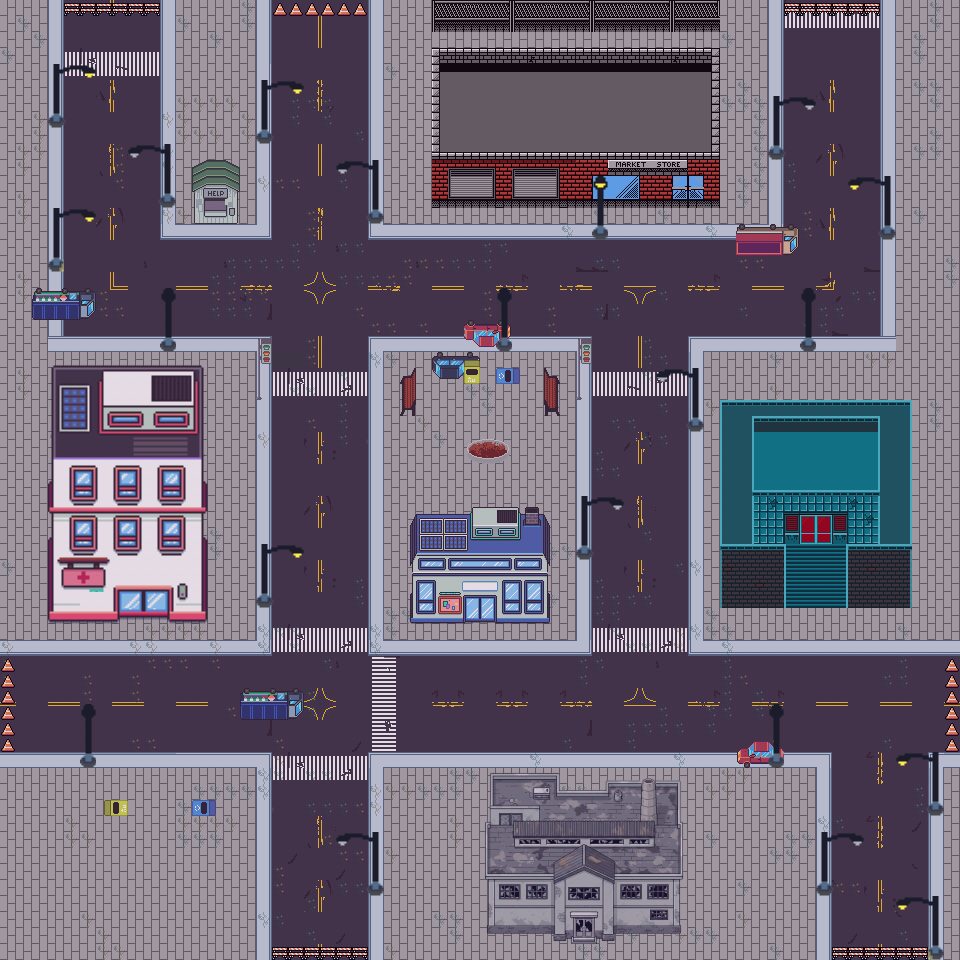

Below is a game level as drawn by its tile map, then a one-line description and the .tmx that defines it (tile-layer data replaced by summaries):
An orthogonal 60x60 tile map with 16x16 px tiles, 10 tile layers (Ruas, Sujeira, carros, objetos, ...), 13 tilesets and 63 objects (vida, municao).

<map version="1.10" tiledversion="1.11.2" orientation="orthogonal" renderorder="right-down" width="60" height="60" tilewidth="16" tileheight="16" infinite="0" nextlayerid="21" nextobjectid="151">
 <editorsettings>
  <export target="cidade.json" format="json" />
 </editorsettings>
 <tileset firstgid="1" name="City Prop Tileset update 2" tilewidth="16" tileheight="16" tilecount="768" columns="32">
  <image source="../tiles/cidade/City Prop Tileset update 2.png" width="512" height="384" />
 </tileset>
 <tileset firstgid="769" name="CP_V1.0.4" tilewidth="16" tileheight="16" tilecount="4096" columns="64">
  <image source="../tiles/cidade/CP_V1.0.4.png" width="1024" height="1024" />
 </tileset>
 <tileset firstgid="4865" name="NES_MStreet_Tile_Set_MockUp" tilewidth="16" tileheight="16" tilecount="574" columns="41">
  <image source="../tiles/cidade/NES_MStreet_Tile_Set_MockUp.png" width="656" height="224" />
 </tileset>
 <tileset firstgid="5439" name="CP_V1.0.4 2x" tilewidth="16" tileheight="16" tilecount="16384" columns="128">
  <image source="../tiles/cidade/CP_V1.0.4 2x.png" width="2048" height="2048" />
 </tileset>
 <tileset firstgid="21823" name="SL001 2x" tilewidth="16" tileheight="16" tilecount="2580" columns="30">
  <image source="../tiles/cidade/SL001 2x.png" width="480" height="1376" />
 </tileset>
 <tileset firstgid="24403" name="neo_zero_tiles_and_buildings_01" tilewidth="16" tileheight="16" tilecount="400" columns="20">
  <image source="../tiles/laboratorio/neo_zero_tiles_and_buildings_01.png" width="320" height="320" />
 </tileset>
 <tileset firstgid="24803" name="fabrica_ext" tilewidth="16" tileheight="16" tilecount="256" columns="16">
  <image source="../tiles/fabrica/fabrica_ext.png" width="256" height="256" />
 </tileset>
 <tileset firstgid="25059" name="fabrica_ext2" tilewidth="16" tileheight="16" tilecount="256" columns="16">
  <image source="../tiles/fabrica/fabrica_ext2.png" width="256" height="256" />
 </tileset>
 <tileset firstgid="25315" name="hospital_ext" tilewidth="16" tileheight="16" tilecount="256" columns="16">
  <image source="../tiles/hospital/hospital_ext.png" width="256" height="256" />
 </tileset>
 <tileset firstgid="25571" name="hospital_ext2" tilewidth="16" tileheight="16" tilecount="176" columns="16">
  <image source="../tiles/hospital/hospital_ext2.png" width="256" height="186" />
 </tileset>
 <tileset firstgid="25747" name="islandbuildings" tilewidth="16" tileheight="16" tilecount="1450" columns="50">
  <image source="../assets/tiles/cidade/islandbuildings.png" trans="c8c8c8" width="800" height="464" />
 </tileset>
 <tileset firstgid="27197" name="islandbuildings 2x" tilewidth="16" tileheight="16" tilecount="5800" columns="100">
  <image source="../assets/tiles/cidade/islandbuildings 2x.png" trans="c8c8c8" width="1600" height="928" />
 </tileset>
 <tileset firstgid="32997" name="fabrica_alt" tilewidth="16" tileheight="16" tilecount="225" columns="15">
  <image source="../assets/tiles/cidade/fabrica_alt.png" trans="c8c8c8" width="240" height="240" />
 </tileset>
 <layer id="2" name="Ruas" width="60" height="60">
  <data>[3600 cells, 3600 non-empty, 78 distinct tile ids]</data>
 </layer>
 <layer id="7" name="Sujeira" width="60" height="60" opacity="0.35">
  <data>[3600 cells, 451 non-empty, 3 distinct tile ids]</data>
 </layer>
 <layer id="9" name="carros" width="60" height="60">
  <data>[3600 cells, 42 non-empty, 28 distinct tile ids]</data>
 </layer>
 <layer id="4" name="objetos" width="60" height="60">
  <data>[3600 cells, 83 non-empty, 21 distinct tile ids]</data>
 </layer>
 <layer id="5" name="Predios" width="60" height="60">
  <data>[3600 cells, 464 non-empty, 194 distinct tile ids]</data>
 </layer>
 <layer id="15" name="sombra 2" width="60" height="60" opacity="0.3">
  <data>[3600 cells, 32 non-empty, 1 distinct tile ids]</data>
 </layer>
 <layer id="14" name="sombra" width="60" height="60" opacity="0.72">
  <data>[3600 cells, 61 non-empty, 4 distinct tile ids]</data>
 </layer>
 <layer id="13" name="predios 2" width="60" height="60">
  <data>[3600 cells, 377 non-empty, 312 distinct tile ids]</data>
 </layer>
 <layer id="20" name="sombra" width="60" height="60" opacity="0.17">
  <data>[3600 cells, 3600 non-empty, 1 distinct tile ids]</data>
 </layer>
 <layer id="3" name="sinalizacao" width="60" height="60">
  <data>[3600 cells, 204 non-empty, 43 distinct tile ids]</data>
 </layer>
 <objectgroup id="6" name="solidos" visible="0">
  <object id="1" x="432.084" y="49.0837" width="286.833" height="123.583" />
  <object id="9" x="573.955" y="390.03" width="8.75758" height="9.9394" />
  <object id="10" x="369.121" y="208.572" width="12.7576" height="13.4394" />
  <object id="13" x="160.371" y="193.155" width="14.7576" height="13.4394" />
  <object id="14" x="48.7462" y="256.655" width="13.2576" height="14.4394" />
  <object id="15" x="46.6212" y="111.78" width="15.2576" height="16.4394" />
  <object id="16" x="254.621" y="127.905" width="15.2576" height="15.9394" />
  <object id="17" x="690.496" y="416.28" width="11.7576" height="13.4394" />
  <object id="18" x="801.03" y="336.939" width="16.2576" height="14.9394" />
  <object id="19" x="881.246" y="224.405" width="14.7576" height="15.4394" />
  <object id="20" x="767.667" y="145.03" width="14.2576" height="14.9394" />
  <object id="22" x="401" y="369.333" width="14.6667" height="44.6667" />
  <object id="23" x="544.667" y="369.667" width="14.6667" height="44.6667" />
  <object id="27" x="192.485" y="160.121" width="46" height="31.9394" />
  <object id="30" x="432.25" y="352.5" width="47.5" height="30.5" />
  <object id="32" x="496.25" y="367.75" width="23.75" height="16.25" />
  <object id="33" x="464.875" y="320.125" width="47.75" height="31" />
  <object id="34" x="736.5" y="224.25" width="62" height="31.25" />
  <object id="35" x="32.6667" y="288.667" width="64" height="31.3333" />
  <object id="36" x="593" y="225.5" width="13.5" height="12" />
  <object id="37" x="577" y="544.5" width="13" height="14.5" />
  <object id="38" x="257" y="592.5" width="13" height="13.5" />
  <object id="40" x="736.288" y="740.613" width="45.7576" height="25.9394" />
  <object id="41" x="817.121" y="880.78" width="11.7576" height="13.4394" />
  <object id="42" x="929.621" y="945.28" width="11.7576" height="13.4394" />
  <object id="43" x="930.121" y="801.78" width="11.7576" height="13.4394" />
  <object id="45" x="370.121" y="880.78" width="11.7576" height="13.4394" />
  <object id="47" x="81.6212" y="753.78" width="11.7576" height="13.4394" />
  <object id="48" x="719.5" y="518.5" width="65" height="62.25" />
  <object id="49" x="719.5" y="403" width="190.705" height="115" />
  <object id="52" x="191.5" y="800" width="23" height="15" />
  <object id="53" x="103.5" y="800" width="23" height="15" />
  <object id="54" x="240.5" y="690.5" width="63" height="30.5" />
  <object id="56" x="410.959" y="514.791" width="138.083" height="78.5833" />
  <object id="60" x="0" y="0" width="9.33333" height="960" />
  <object id="64" x="9.5" y="0.5" width="950.5" height="4.16667" />
  <object id="65" x="952.833" y="-1" width="7.33333" height="960" />
  <object id="66" x="3.5" y="952" width="954.75" height="8.5" />
  <object id="72" x="846" y="518.875" width="64.2727" height="62.25" />
  <object id="138" x="471.667" y="507.333" width="48.3333" height="7.33333" />
  <object id="139" x="524.5" y="507" width="14" height="7.33333" />
  </objectgroup>
 <objectgroup id="18" name="interacao" opacity="0.85">
  <!-- 1 objects omitted --></objectgroup>
 <objectgroup id="11" name="portais" visible="0">
  <!-- 5 objects omitted --></objectgroup>
 <objectgroup id="16" name="vida" visible="0">
  <!-- 1 objects omitted --></objectgroup>
 <objectgroup id="17" name="municao" visible="0">
  <!-- 1 objects omitted --></objectgroup>
 <objectgroup id="19" name="inimigos" visible="0">
  <!-- 9 objects omitted --></objectgroup>
</map>
<!-- 22 of 63 objects omitted -->
